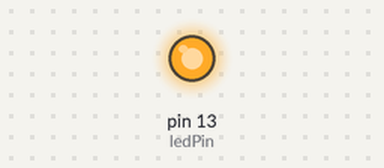
Bench run of a sketch on a simulated Arduino Uno, built with avr-gcc and run on an emulated ATmega328P. On the bench: output pins drawn as LEDs (lit = HIGH).

Above: at 0.5 s.
At 4.5 s:
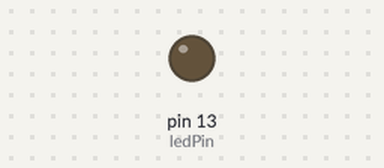
Timing chart, 0 to 10.4 s (numbered marks = the images above):
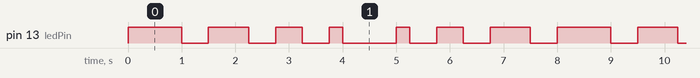

Measured:
- by itself, pin 13 (ledPin): repeats every 8.0 s: LOW 0.50 s, HIGH 0.75 s, LOW 0.50 s, HIGH 0.50 s, LOW 0.50 s, HIGH 0.25 s, LOW 1.0 s, HIGH 0.25 s, LOW 0.50 s, HIGH 0.50 s, LOW 0.50 s, HIGH 0.75 s, LOW 0.50 s, HIGH 1.0 s
- by itself, everything shown: repeats every 8.0 s, in 14 steps

The sketch:

Arduino_002_Blink_Progression.ino
```cpp
/*
  Blink Progression
  Alexander Fraser
  18 May 2020

  Blinks the LED-13 at a progressively faster and then slower rate.
*/

int ledPin = 13;
int delayTime = 1000;

void setup() {
  // initialize digital pin ledPin as an output.
  pinMode(ledPin, OUTPUT);
}

void loop() {
  for (int x = 0; x <= 3; x++){
    // the LED turns on for progressively increments.
    digitalWrite(ledPin, HIGH);   // turn the LED on.
    delay(delayTime);
    digitalWrite(ledPin, LOW);    // turn the LED off.
    delay(500);

    delayTime -= 250;
  }
    for (int x = 0; x <= 3; x++){
    // the LED turns on for progressively increments.
    digitalWrite(ledPin, HIGH);   // turn the LED on.
    delay(delayTime);
    digitalWrite(ledPin, LOW);    // turn the LED off.
    delay(500);

    delayTime += 250;
  }
}
```
